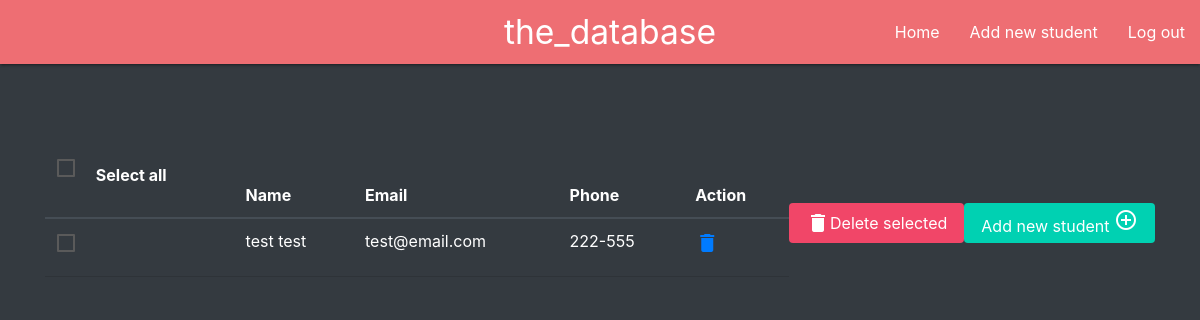
Page /show (signed in) on the earlier database version.
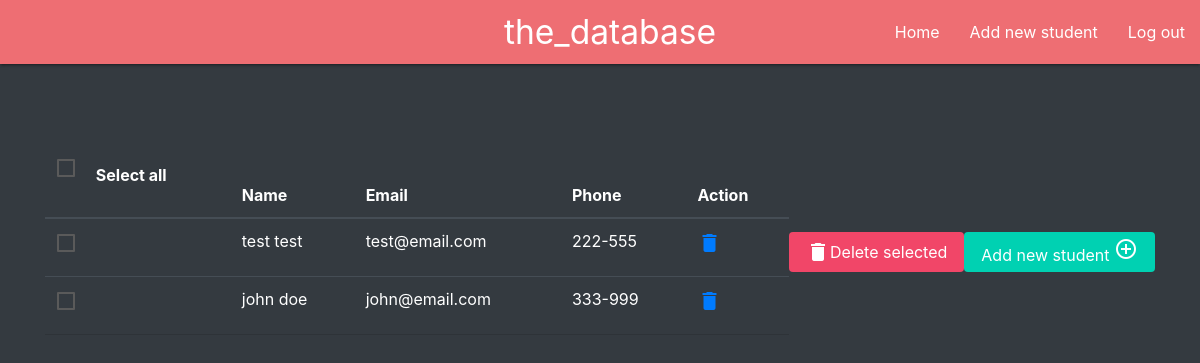
Same page on the later database version.
### students_db/models.py (models this page shows)
class Student(db.Model):
    id = db.Column(db.Integer, primary_key=True)
    name = db.Column(db.String(80))
    email = db.Column(db.String(80))
    phone = db.Column(db.String(30))

### students_db/routes.py (the view)
@app.route('/')
@app.route('/show')
@login_required
def dashboard():
    students = Student.query.all()
    return render_template('table.html', students=students)

### students_db/models.py (called while the page is built)
@login.user_loader
def load_user(id):
    return User.query.get(int(id))

### students_db/templates/table.html (shortened to what this page needs)
{% extends "layout.html" %}
{% block content %}
{% if students %}
<table class="table table-dark">
    <thead class="thead-dark text-white">
        <tr>
            <th scope="col">
                <form action="/checkbox" method="POST" id="checkboxform">
                    <label for="select_all">
                        <span></span>
                    </label>
                    Select all
            </th>
            <th scope="col">Name</th>
            <th scope="col">Email</th>
            <th scope="col">Phone</th>
            <th scope="col">Action</th>
        </tr>
    </thead>
    <tbody>
        {% for student in students %}
        <tr>
            <td><label><input type="checkbox" value="{{ student.id }}" name="checkbox" /><span></span></label></td>
            <td>{{ student.name }}</td>
            <td>{{ student.email }}</td>
            <td>{{ student.phone }}</td>
            <td><a href="/delete/{{ student.id }}"><span class="material-icons">
                    </span></a>
            </td>
            {% endfor %}
        </tr>
    </tbody>
</table>
<button type="submit" class="button is-danger">
    <span class="material-icons">delete</span>
    Delete selected
</button>
<button class="button is-primary" style="float: right;"><a class="text-white" href="/add">Add new student <span
            class="material-icons text-white">
        </span></a></button>
{% endif %}
{% endblock %}

### students_db/templates/layout.html (shortened to what this page needs)
<html>
<head>
  <link rel="stylesheet" href="https://cdnjs.cloudflare.com/ajax/libs/materialize/1.0.0/css/materialize.min.css">
  <link rel="stylesheet" href="{{ url_for('static', filename='style.css')}}">
  <link rel="stylesheet" href="https://cdnjs.cloudflare.com/ajax/libs/bulma/0.9.1/css/bulma.min.css"
 />
  <link rel="stylesheet" href="https://cdn.jsdelivr.net/npm/bootstrap@4.5.3/dist/css/bootstrap.min.css"
>
</head>
<body class='bg-dark'>
  <nav>
    <div class="nav-wrapper">
      <a href="/" class="brand-logo center" style="padding-left: 20px; margin-bottom: 20px;">the_database</a>
      <ul id="nav-mobile" class="right hide-on-med-and-down">
        {% if current_user.is_authenticated %}
        <li><a href="/">Home</a></li>
        <li><a href="/add">Add new student</a></li>
        <li><a href="/logout">Log out</a></li>
        {% else %}
        <li><a href="/login">Log in</a></li>
        <li><a href="/register">Sign up</a></li>
      </ul>
      {% endif %}
    </div>
  </nav>
  <div class='container mt-4'>
  {% block content %}
  {% endblock %}
  </div>
</body>
</html>

### students_db/static/style.css (style rules this page uses)
body { font-family: 'JetBrains Mono', monospace; }
nav { padding: 0px 0px 30px 0px; margin-bottom: 10vh; }
.container { display: flex; align-items: center; justify-content: center; text-align: center; margin-top: 10vh; }

Differences in the rows shown:
added Student: name "john doe", email "john@email.com", phone "333-999"
